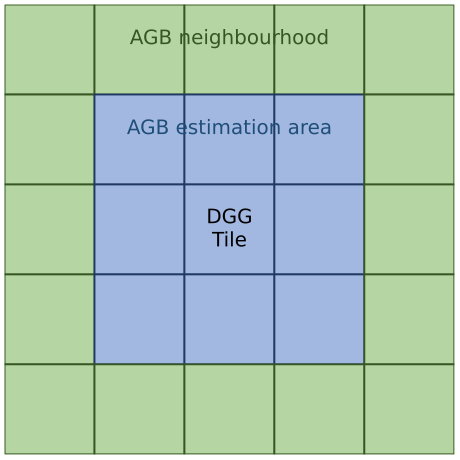

Recreate this plot in Python.
"""Fig. 12 (bottom image) — World covered by 3°x3° processing blocks (top) and
5°x5° neighbourhood for AGB estimation (bottom).

ATBD L2 AGB (atbd-l2-agb), section 4. Only the bottom image is redrawn here
(the top one, a world map, stays an image). From the text of section 4: each
3°×3° processing block (the DGG tile, centre) is estimated from a 5°×5°
neighbourhood, i.e. the block plus a 1° buffer zone. The 5 × 5 grid has one
cell per degree; the blue 3 × 3 square is the AGB estimation area, the green
outer ring is the AGB neighbourhood.

To modify: change the sizes in GEOMETRY, the labels in LABELS or the colours
in COLOURS, then run ``/usr/bin/python3 fig12.py`` (matplotlib needed): it
rewrites fig12.svg (web page) and fig12.pdf (PDF export) next to this file.
Commit the three files together. Keep a dark text colour: the page puts a
white background behind the figure in both site themes.
"""

from pathlib import Path

import matplotlib

matplotlib.use("Agg")
import matplotlib.pyplot as plt  # noqa: E402
from matplotlib.patches import Rectangle  # noqa: E402

# -- geometry (grid of N x N cells, one per degree; the estimation area is
# the central block of INNER x INNER cells) ----------------------------------
GEOMETRY = {"N": 5, "INNER": 3}
# -- labels, word for word from the original figure ---------------------------
LABELS = {"neigh": "AGB neighbourhood", "area": "AGB estimation area",
          "tile": "DGG\nTile"}
# -- colours and sizes -------------------------------------------------------
COLOURS = {
    "ring": "#b5d6a2", "ring_edge": "#375623", "ring_text": "#375623",
    "area": "#a2b8e0", "area_edge": "#203864", "area_text": "#1f4e79",
    "tile_text": "#000000",
}
WIDTH_IN = 4.6
FONT_PT = 11.5  # the PDF export prints it at about 65 %: text stays >= 5 pt

# -- drawing -------------------------------------------------------------------
N, INNER = GEOMETRY["N"], GEOMETRY["INNER"]
m = (N - INNER) // 2  # width of the ring, in cells
plt.rcParams.update({"font.size": FONT_PT})
fig = plt.figure(figsize=(WIDTH_IN, WIDTH_IN))
ax = fig.add_axes([0.01, 0.01, 0.98, 0.98])
ax.set_xlim(0, N)
ax.set_ylim(N, 0)
ax.set_aspect("equal")
ax.axis("off")
for i in range(N):
    for j in range(N):
        inner = m <= i < N - m and m <= j < N - m
        ax.add_patch(Rectangle(
            (i, j), 1, 1, lw=1.3,
            fc=COLOURS["area" if inner else "ring"],
            ec=COLOURS["area_edge" if inner else "ring_edge"]))
ax.text(N / 2, 0.38, LABELS["neigh"], color=COLOURS["ring_text"],
        ha="center", va="center", fontsize=FONT_PT * 1.25)
ax.text(N / 2, m + 0.38, LABELS["area"], color=COLOURS["area_text"],
        ha="center", va="center", fontsize=FONT_PT * 1.25)
ax.text(N / 2, N / 2, LABELS["tile"], color=COLOURS["tile_text"],
        ha="center", va="center", fontsize=FONT_PT * 1.25, linespacing=1.3)

# -- output (same bytes for the same script: fixed ids and dates) -------------
if __name__ == "__main__":
    plt.rcParams.update({"svg.hashsalt": "esa-doc2open", "svg.fonttype": "path",
                         "pdf.fonttype": 42})
    stem = Path(__file__).with_suffix("")
    fig.savefig(f"{stem}.svg", format="svg", transparent=True, metadata={"Date": None})
    fig.savefig(f"{stem}.pdf", format="pdf", transparent=True,
                metadata={"CreationDate": None, "ModDate": None})
